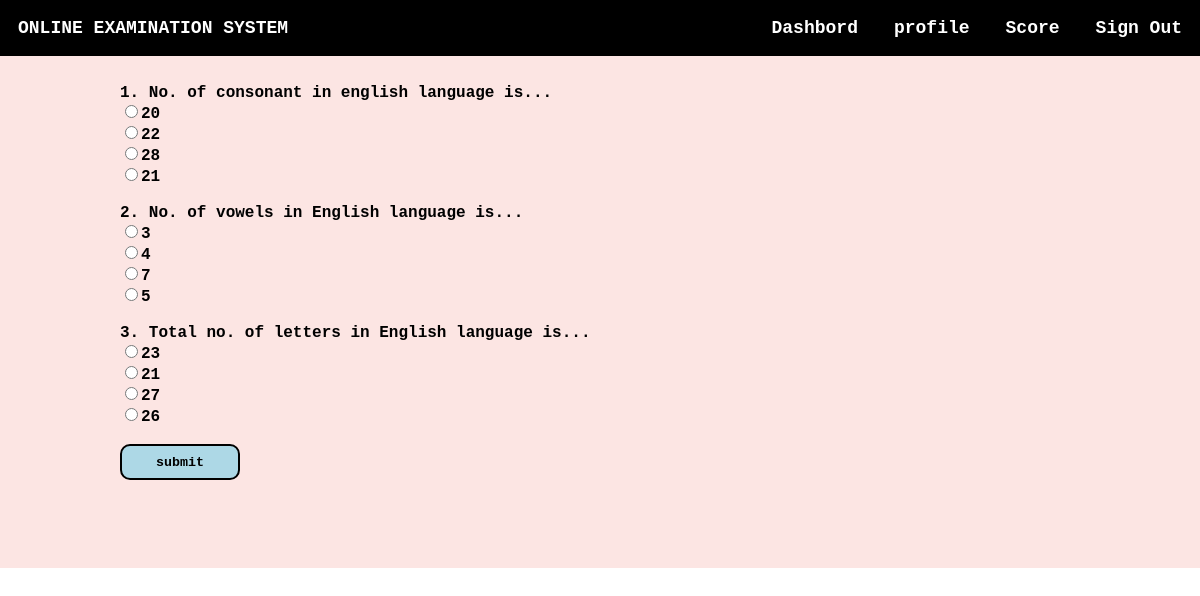
Page /takeq.php?qid=8 (signed in) on the committed database.
### tables this page shows
CREATE TABLE `questions` (
  `qs` varchar(200) NOT NULL,
  `op1` varchar(30) NOT NULL,
  `op2` varchar(30) NOT NULL,
  `op3` varchar(30) NOT NULL,
  `answer` varchar(30) NOT NULL,
  `quizid` int(11) NOT NULL
);

### takeq.php (the view, shortened to what this page needs)
<html>
<head>
</head>
<?php
$conn = mysqli_connect('localhost', 'root', '', 'project');
?>
<body style="margin: 0 !important;font-weight: bolder !important;font-family: 'Courier New', Courier, monospace;color: #fff">
    <div style="background-color: #fce5e3;">
        <div class="navbar" style="display: inline-flex;width: 100%;color:#fff;position:fixed;">
            <section style="margin: 1.5vw;">ONLINE EXAMINATION SYSTEM</section>
            <ul style="display: inline-flex;padding: 0 !important;margin: 0;float: right;right: 0;position: fixed;width: 50vw;">
                <li onclick="dash()">Dashbord</li>
                <li onclick="prof()">profile</li>
                <li onclick="score()">Score</li>
                <li onclick="lo()">Sign Out</li>
            </ul>
        </div><br><br>
        <section style="margin-top: 4vw;width:80vw;margin-left:10vw;margin-right:10vw; color:#000">
        <?php
        if(isset($_GET["qid"])){
        $qid=$_GET["qid"];
            $sql ="select * from questions where quizid='{$qid}'";
            $res=mysqli_query($conn,$sql);
            if($res)
            {
                if(mysqli_num_rows($res)==0)
                {
                    echo "No questions found under this quiz please come later";
                }else{
                $i=1;
                $j=0;
                echo "<form method=\"POST\">";
                while ($row = mysqli_fetch_assoc($res)) {
                    echo $i.". ".$row["qs"]."<br>";
                    echo "<input type=\"radio\" value=\"".$j."\" name=\"ans".$i.$j."\">".$row["op1"]."<br>";
                    echo "<input type=\"radio\" value=\"".($j+1)."\" name=\"ans".$i.$j."\">".$row["op2"]."<br>";
                    echo "<input type=\"radio\" value=\"".($j+2)."\"name=\"ans".$i.$j."\">".$row["op3"]."<br>";
                    echo "<input type=\"radio\"value=\"".($j+3)."\" name=\"ans".$i.$j."\">".$row["answer"]."<br><br>";
                    $i++;
                }
                echo "<input id=\"btn\" type=\"submit\" name=\"submit\" value=\"submit\"><br><br><br>";
                echo "</form><br><br>";
            }
            }
            else
            {
                echo "error".mysqli_error($conn).".";
            }
     } ?>
        </section>
    </div>
</body>
</html>

### takeq.php (style rules this page uses)
li { margin: 1.5vw; }
ul { list-style: none; width: auto !important; }
.navbar { background-color:#000 !important; font-size: 1.5vw; }
#btn { height: 3vw;width: 10vw;font-family: 'Courier New', Courier, monospace;font-weight: bolder;border-radius: 10px;border: 2px solid black;background-color: lightblue; }

### rows in the picture
questions: qs "No. of consonant in english language is...", op1 "20", op2 "22", op3 "28", answer "21"
questions: qs "No. of vowels in English language is...", op1 "3", op2 "4", op3 "7", answer "5"
questions: qs "Total no. of letters in English language is...", op1 "23", op2 "21", op3 "27", answer "26"
